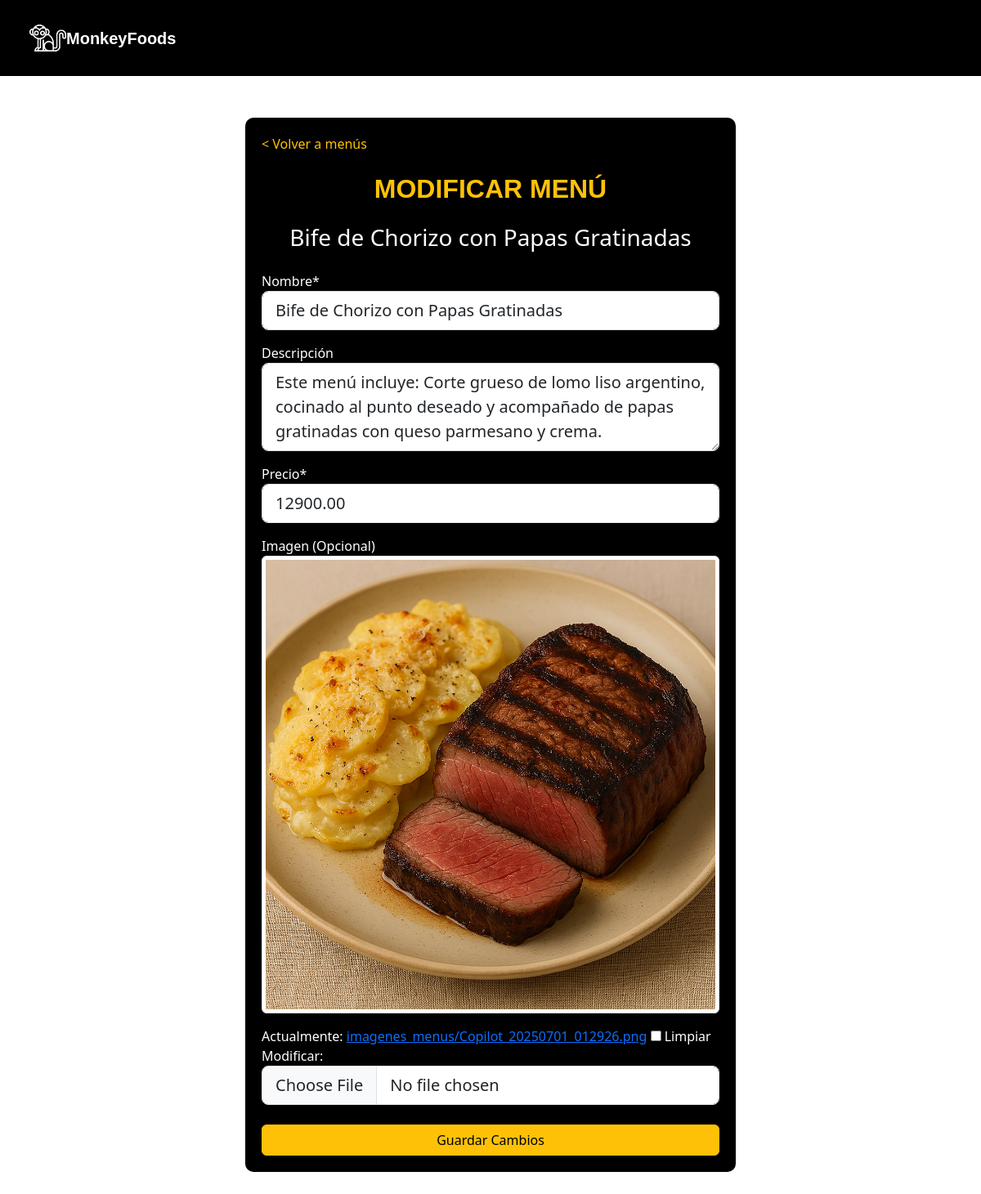
Page /menus/modificar/2/ (signed in) on the committed database.
### apps/menus/models.py (models this page shows, shortened)
class Menu(models.Model):
    nombre = models.CharField(max_length=100)
    descripcion = models.TextField()
    precio = models.DecimalField(max_digits=8, decimal_places=2)
    imagen = models.ImageField(upload_to='imagenes_menus/', blank=True, null=True)
    activo = models.BooleanField(default=True)  # <-- Nuevo campo para activar/desactivar menú

### apps/menus/views.py (the view)
# urls.py: path('modificar/<int:menu_id>/', views.modificar_menu, name='modificar_menu'),
@login_required
def modificar_menu(request, menu_id):
    if request.user.rol not in [4, 3]:
        return HttpResponseForbidden("No tienes permiso para acceder a esta página.")
    menu = get_object_or_404(Menu, id=menu_id)
    if request.method == 'POST':
        form = MenuForm(request.POST, request.FILES, instance=menu)
        if form.is_valid():
            form.save()
            messages.success(request, 'Menú modificado correctamente.')
            return redirect('menus')  # o usa 'menus:lista_menus' si tienes namespace
    else:
        form = MenuForm(instance=menu)
    context = {
        'form': form,
        'menu': menu
    }
    return render(request, 'menus/modificar_menu.html', context)

### apps/menus/forms.py
class MenuForm(forms.ModelForm):
    class Meta:
        model = Menu
        fields = ['nombre', 'descripcion', 'precio', 'imagen']
        widgets = {
            'nombre': forms.TextInput(attrs={'class': 'form-control form-control-lg'}),
            'descripcion': forms.Textarea(attrs={'class': 'form-control form-control-lg', 'rows': 3}),
            'precio': forms.NumberInput(attrs={'class': 'form-control form-control-lg'}),
            'imagen': forms.ClearableFileInput(attrs={'class': 'form-control form-control-lg'}),
        }

### apps/menus/templates/menus/modificar_menu.html (shortened to what this page needs)
{% extends 'base.html' %}
{% load static %}
{% block extra_head %}
<link rel="stylesheet" href="{% static 'menus/css/styles.css' %}">
{% endblock %}
{% block content %}
<div class="form-container">
    <a href="{% url 'menus' %}" class="text-warning" style="text-decoration: none;">&lt; Volver a menús</a>
    <h2 class="text-warning text-center mt-4 mb-4" style="font-family: 'Century Gothic', sans-serif; font-weight: bolder;">MODIFICAR MENÚ</h2>
    <h3 class="text-center mb-4">{{ menu.nombre }}</h3>
    <form method="post" enctype="multipart/form-data" novalidate>
        <div class="form-group mb-3">
            <label for="{{ form.nombre.id_for_label }}">Nombre*</label>
            {{ form.nombre }}
        </div>
        <div class="form-group mb-3">
            <label for="{{ form.descripcion.id_for_label }}">Descripción</label>
            {{ form.descripcion }}
        </div>
        <div class="form-group mb-3">
            <label for="{{ form.precio.id_for_label }}">Precio*</label>
            {{ form.precio }}
        </div>
        <div class="form-group mb-4">
            <label for="{{ form.imagen.id_for_label }}">Imagen (Opcional)</label>
            {% if menu.imagen %}
                <div class="mb-3">
                    <img src="{{ menu.imagen.url }}" alt="{{ menu.nombre }}" class="img-thumbnail">
                </div>
            {% endif %}
            {{ form.imagen }}
        </div>
        <button type="submit" class="btn btn-warning w-100">Guardar Cambios</button>
    </form>
</div>
{% endblock %}

### apps/registrar/static/registrar/css/styles.css (style rules this page uses)
.body-fondo { background-image: url(../img/fondo.jpg); background-size: cover; background-position: cover; background-repeat: no-repeat; background-attachment: fixed; }

### apps/menus/static/menus/css/styles.css (style rules this page uses)
html, body { max-width: 100%; overflow-x: hidden; }
.body-fondo { background-image: url(../img/fondo_menus.jpg); background-size: cover; background-position: cover; background-repeat: no-repeat; background-attachment: fixed; }
.form-container { max-width: 600px; width: 90%; display: grid; color: white; background-color: black; border-radius: 10px; padding: 20px; margin: 2rem auto; }

### rows in the picture
Menu: nombre "Bife de Chorizo con Papas Gratinadas", descripcion "Este menú incluye: Corte grueso de lomo liso argentino, cocinado al punto deseado y acompañado de papas gratinadas con queso parmesano y crema.", precio "12900.00", imagen (picture)
